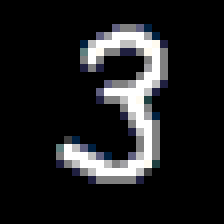
#> input picture sem7-pattern-recog/pics/Pic3.bmp, 28 x 28 px (shown 8 times larger); its folder holds 4 pictures in this run
$ jupyter execute --allow-errors lab2.ipynb   (shell and % lines are left out)
#> lines starting #> are read from the running program, lines starting #| are printed output that depends on the picture
[cell 1]
import numpy as np
import matplotlib.pyplot as plt
from sklearn.svm import SVC
from sklearn.metrics import accuracy_score
from sklearn.datasets import fetch_openml
from sklearn.model_selection import train_test_split
from matplotlib import colormaps
import cv2
import os

plt.style.use('ggplot')

cmap = colormaps["gray"]
width = 28

#> (a cell that did not finish here is left out)

[cell 3]
pics_path = os.scandir("./pics")


def prepare(pic_path):
    # image = Image.open(pic_path)
    image = cv2.imread(pic_path, cv2.IMREAD_GRAYSCALE)
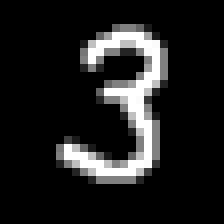
#> image: shape (28, 28) (shown 8 times larger); min 0, max 255, mean 30.3
    return np.array(image).flatten() / 255.


images = np.array(list(map(prepare, pics_path)))
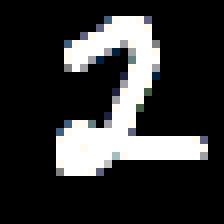
#> input picture sem7-pattern-recog/pics/Pic2.bmp, 28 x 28 px (shown 8 times larger)
#> in prepare (call 2), `image = cv2.imread(pic_path, cv2.IMREAD_GRAYSCALE)`:
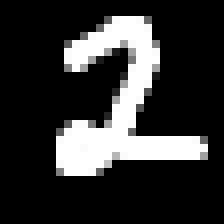
#> image: shape (28, 28) (shown 8 times larger); min 0, max 255, mean 50.4
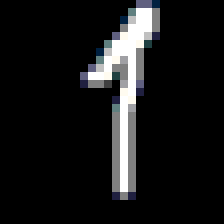
#> input picture sem7-pattern-recog/pics/Pic1.bmp, 28 x 28 px (shown 8 times larger)
#> in prepare (call 3), `image = cv2.imread(pic_path, cv2.IMREAD_GRAYSCALE)`:
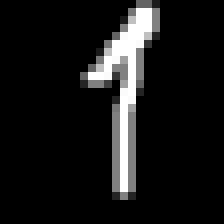
#> image: shape (28, 28) (shown 8 times larger); min 0, max 255, mean 22.7
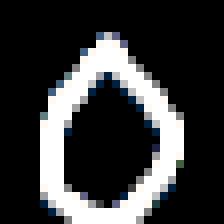
#> input picture sem7-pattern-recog/pics/Pic0.bmp, 28 x 28 px (shown 8 times larger)
#> in prepare (call 4), `image = cv2.imread(pic_path, cv2.IMREAD_GRAYSCALE)`:
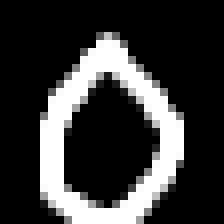
#> image: shape (28, 28) (shown 8 times larger); min 0, max 255, mean 56.3
#> (the rest of this cell did not finish here and is left out)
